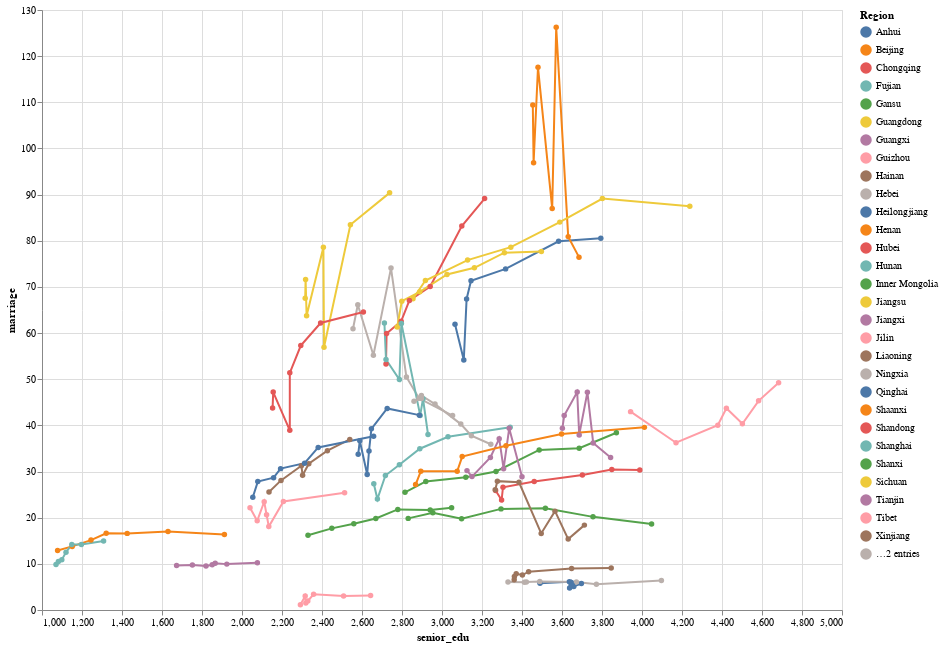

Notebook source saved alongside this figure:
### Code cell
alt.Chart(merged_df).mark_line(point=True).encode(
    x=alt.X('senior_edu'),
    y='marriage',
    color='Region',
    tooltip=['Region', 'senior_edu', 'marriage', 'year']
).properties(
    width=800,
    height=600
)

### Figure 1 — Vega-Lite specification as saved in the notebook (floating-point values rounded to 4 significant figures; data arrays with more than 128 entries replaced by an {"elided": "..."} marker saying what was removed)
{"config": {"view": {"continuousWidth": 400, "continuousHeight": 300}}, "data": {"name": "data-c6f25b12cd0658317ec67b938588121b"}, "mark": {"type": "line", "point": true}, "encoding": {"color": {"type": "nominal", "field": "Region"}, "tooltip": [{"type": "nominal", "field": "Region"}, {"type": "quantitative", "field": "senior_edu"}, {"type": "quantitative", "field": "marriage"}, {"type": "nominal", "field": "year"}], "x": {"type": "quantitative", "field": "senior_edu"}, "y": {"type": "quantitative", "field": "marriage"}}, "height": 600, "width": 800, "$schema": "https://vega.github.io/schema/vega-lite/v4.8.1.json", "datasets": {"data-c6f25b12cd0658317ec67b938588121b": {"elided": "217 records"}}}
